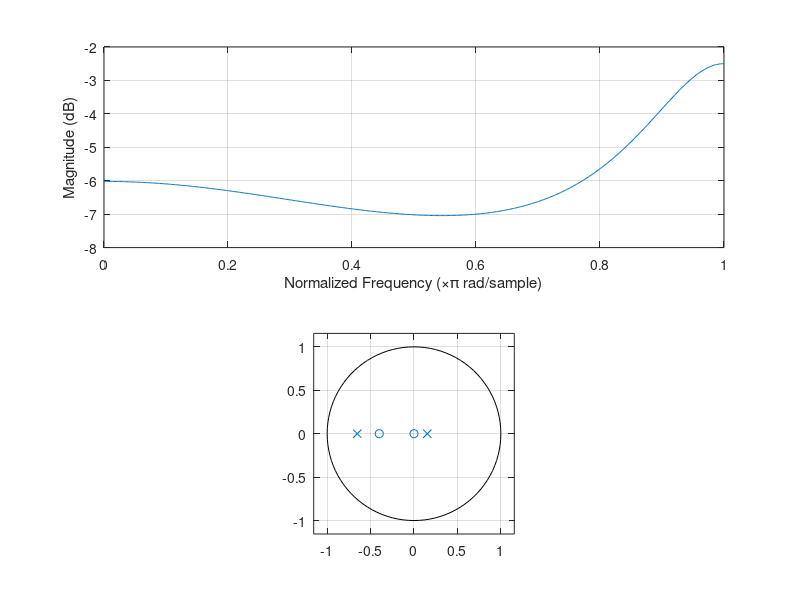

MATLAB code for this plot: (Note: this script raises an error after producing the figure.)
%% inverse z transform
%X(z) =z /3z^2 − 4z + 1
% X(z) = z ^−1 /  3 − 4z^−1 + z^−2  
%X(z) = 0 + z ^−1 /3 − 4z−1 + z−2

b = [0 1];
a = [3 -4 1];
[R,p,C] = residuez(b,a)
zplane(b,a)
%% inverse back 
R=[0 0.5 1]
p=[3 4 2]
[b,a] = residuez(R,p,C);
zplane(b,a)
%% 
%y(n) − 0.9y(n − 1) = x(n)

b= [1, 0]; 
a = [1, -0.9];
zplane(b,a)

[R,p,C] = residuez(b,a)


%% A causal LTI system is implemented with the difference equation
% y(n) = 0.5x(n) + 0.2x(n - 1) + 0.5 y(n - 1)- 0.1 y(n -2):
% Compute and plot the frequency response magnitude jHf (!)j using the MATLAB command freqz.
b = [0.5 0.2 ];
a = [1 0.5 -0.1];
freqz(b,a)



%%
%zplane
zplane(b,a)
[z,p,k] = tf2zpk(b,a);

%% Find the output produced by the input x(n) = cos(0.2pi *n). Compare your answer with the output signal
%found numerically with the MATLAB command filter.
n = 0:100;
x = cos(0.2*pi.*n);
yout=filter(b,a,x);
subplot(2,1,1)
plot(x)

subplot(2,1,2)
plot(yout)
